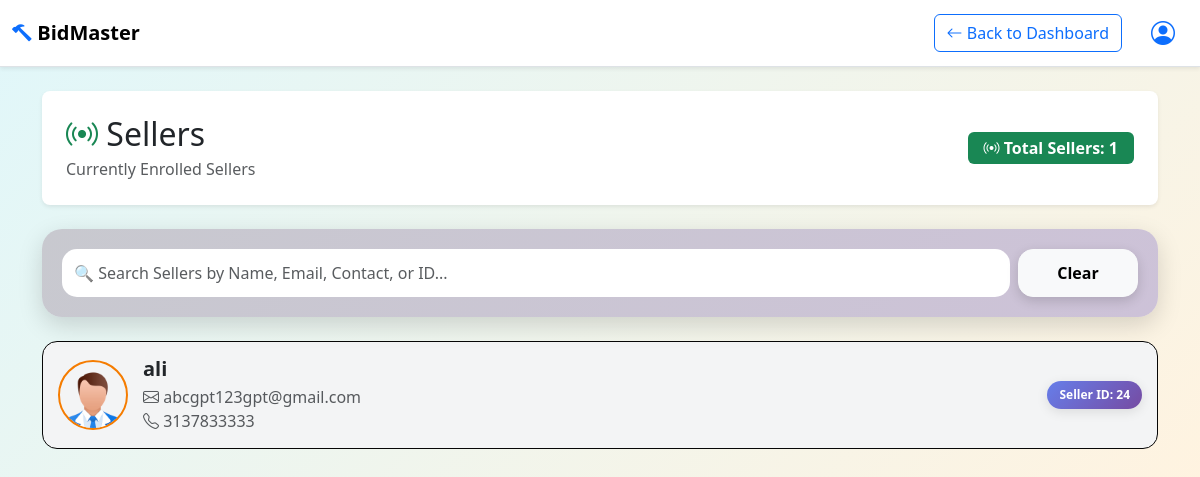
The app's page /all_sellers (signed in) with its own data.
### accounts/models.py (models this page shows, shortened)
class Members (models.Model):
    member_id=models.AutoField(primary_key=True)
    name=models.CharField(max_length=50,default='')
    email=models.CharField(max_length=100,default='')
    password=models.CharField(max_length=100,default='')
    contact=models.IntegerField()
    role=models.CharField(max_length=50,default='')

### accounts/views.py (the view)
# urls.py: path("all_sellers", views.all_sellers, name="all_sellers"),
@login_required
def all_sellers(request):
    user=request.user
    email=user.email
    member_id=Members.objects.get(email=email).member_id
    member_role=Members.objects.get(email=email).role
    if member_role=='admin':
        sellers=Members.objects.filter(role='seller')
        return render(request,'accounts/all_sellers.html',{'members':sellers,'total':len(sellers),'id':member_id})
    else:
        return HttpResponse("Page not found")

### accounts/templates/accounts/all_sellers.html (shortened to what this page needs)
<!DOCTYPE html>
<html lang="en">
<head>
<link href="https://cdn.jsdelivr.net/npm/bootstrap@5.3.0/dist/css/bootstrap.min.css" rel="stylesheet">
<link href="https://cdn.jsdelivr.net/npm/bootstrap-icons@1.10.0/font/bootstrap-icons.css" rel="stylesheet">
{% load static %}
</head>
<body>
<nav class="navbar navbar-expand-lg navbar-light bg-white border-bottom shadow-sm">
<div class="container-fluid">
<a class="navbar-brand" href="/decision"><i class="bi bi-hammer text-primary"></i> <span class="fw-bold">BidMaster</span></a>
<div class="d-flex align-items-center gap-3">
<a href="/decision" class="btn btn-outline-primary"><i class="bi bi-arrow-left"></i> Back to Dashboard</a>
<div class="dropdown">
<button class="btn btn-link" type="button" data-bs-toggle="dropdown"><i class="bi bi-person-circle fs-4"></i></button>
</div>
</div>
</div>
</nav>
<div class="container py-4">
    <div class="row mb-4">
        <div class="col-12">
            <div class="page-header bg-white p-4 rounded-3 shadow-sm d-flex justify-content-between align-items-center">
                <div>
                    <h1 class="h2 mb-1"><i class="bi bi-broadcast text-success"></i> Sellers</h1>
                    <p class="text-muted mb-0">Currently Enrolled Sellers</p>
                </div>
                <span class="badge bg-success fs-6 px-3 py-2"><i class="bi bi-broadcast"></i> Total Sellers: {{ total }}</span>
            </div>
        </div>
    </div>
    <div class="row mb-4">
        <div class="col-12">
            <div class="search-container d-flex gap-2 flex-wrap">
                <input id="searchFilter" type="search" class="form-control flex-grow-1" placeholder="🔍 Search Sellers by Name, Email, Contact, or ID...">
                <button id="clearFilters" class="btn btn-light fw-bold">Clear</button>
            </div>
        </div>
    </div>
    <div id="membersList">
        {% for item in members %}
        <div class="member-card">
            <img src="{% static 'accounts/seller_dummy.png' %}" class="member-img" alt="Member">
            <div class="flex-grow-1">
                <h5 class="mb-1 fw-bold member-name">{{ item.name }}</h5>
                <p class="mb-0 text-muted member-email"><i class="bi bi-envelope"></i> {{ item.email }} <br><i class="bi bi-telephone"></i> {{ item.contact }}</p>
            </div>
            <div class="text-end">
                <span class="badge">Seller ID: {{ item.member_id }}</span>
            </div>
        </div>
        {% endfor %}
    </div>
</div>
</body>
</html>

### accounts/templates/accounts/all_sellers.html (style rules this page uses)
.member-card { transition: all 0.3s ease, background 0.3s ease, border-color 0.3s ease; border: 1px solid #ddd; border-radius: 15px; margin-bottom: 15px; padding: 15px; background: #fff; display: flex; align-items: center; }
body { background: linear-gradient(135deg, #e0f7fa, #fff3e0); font-family: 'Segoe UI', sans-serif; }
.member-card { transition: all 0.3s ease; border: 1px solid #060606; border-radius: 15px; margin-bottom: 15px; padding: 15px; background: #f3f4f5; display: flex; align-items: center; }
.member-img { width: 70px; height: 70px; object-fit: cover; border-radius: 50%; border: 2px solid #f57c00; margin-right: 15px; }
.flex-grow-1 { flex: 1; }
.member-card .badge { background: linear-gradient(135deg, #667eea, #764ba2); color: #fff; font-weight: 600; padding: 8px 12px; border-radius: 15px; box-shadow: 0 3px 12px rgba(0,0,0,0.1); }
.search-container { background: linear-gradient(135deg, #c8c9cf, #cdc2d8); padding: 20px; border-radius: 20px; box-shadow: 0 8px 25px rgba(0,0,0,0.15); }
#searchFilter { border-radius: 15px; border: none; padding: 12px; font-weight: 500; font-size: 1rem; transition: box-shadow 0.3s ease, background 0.3s ease; }
#clearFilters { border-radius: 15px; min-width: 120px; font-weight: 600; box-shadow: 0 4px 12px rgba(0,0,0,0.15); transition: transform 0.2s ease; }

### records on screen
Members: name "ali", email "abcgpt123gpt@gmail.com", contact "3137833333", member_id "24"

### other values on screen
{{ total }} "1"
